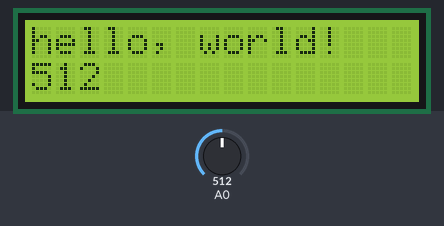
Simulated run of this sketch. Board: Arduino Uno, built with avr-gcc and run on an emulated ATmega328P. Parts: 16×2 character LCD. The test bench sets the inputs (shaded band); at power-on: A0 = 512.

Above: at 1.2 s.
1.3 s: A0 set to 716
At 2.6 s:
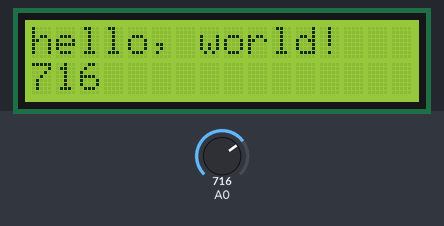
2.9 s: A0 set to 900
At 4.2 s:
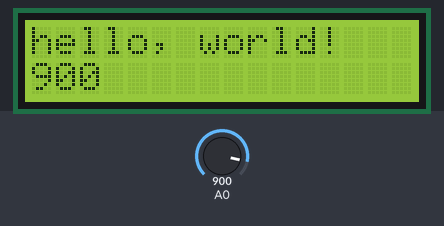
4.5 s: A0 set to 1023
At 5.7 s:
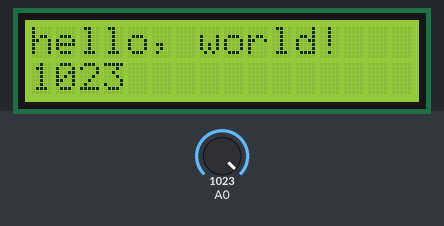
Timing chart, 0 to 7.5 s (numbered marks = the images above; inputs shaded):
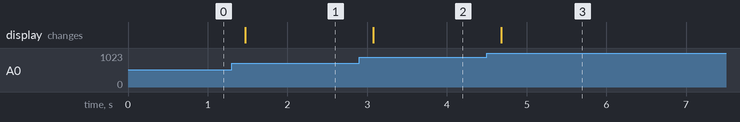

The sketch:

LCD.ino
```cpp
#include <LiquidCrystal.h>

LiquidCrystal lcd(12,11,2,3,4,5);

void setup() {
  lcd.begin(16,2); //시작 위치
  lcd.print("hello, world!");

}

void loop() {
  lcd.setCursor(0,1);
  lcd.print(analogRead(A0));
  delay(200);

}
```

Measured:
- after the input at 1.3 s, the display: changes after 0.17 s (image 1)
- after the input at 2.9 s, the display: changes after 0.18 s (image 2)
- after the input at 4.5 s, the display: changes after 0.18 s (image 3)
